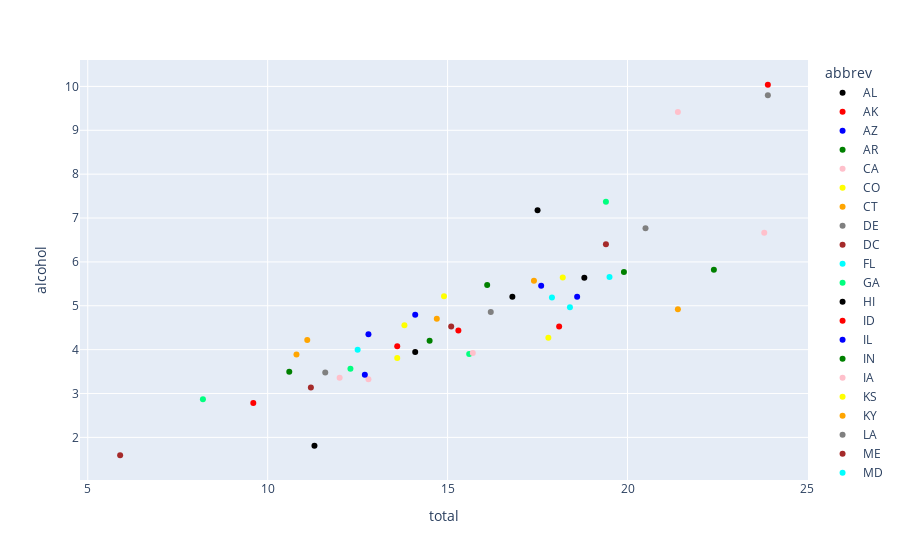

This figure's notebook cell:
### Code cell
import plotly.express as px
fig=px.scatter(df,x='total',y='alcohol',color='abbrev',color_discrete_sequence=["black","red","blue",'green','pink','yellow','orange','grey','brown','aqua','springgreen'],hover_data='abbrev')
fig.show()

### Figure 1 — Plotly figure (JSON) as saved in the notebook; plotly's stock layout.template omitted (floating-point values rounded to 4 significant figures)
{"data": [{"customdata": [["AL"]], "hovertemplate": "abbrev=%{customdata[0]}<br>total=%{x}<br>alcohol=%{y}<extra></extra>", "legendgroup": "AL", "marker": {"color": "black", "symbol": "circle"}, "mode": "markers", "name": "AL", "orientation": "v", "showlegend": true, "type": "scatter", "x": [18.8], "xaxis": "x", "y": [5.64], "yaxis": "y"}, {"customdata": [["AK"]], "hovertemplate": "abbrev=%{customdata[0]}<br>total=%{x}<br>alcohol=%{y}<extra></extra>", "legendgroup": "AK", "marker": {"color": "red", "symbol": "circle"}, "mode": "markers", "name": "AK", "orientation": "v", "showlegend": true, "type": "scatter", "x": [18.1], "xaxis": "x", "y": [4.525], "yaxis": "y"}, {"customdata": [["AZ"]], "hovertemplate": "abbrev=%{customdata[0]}<br>total=%{x}<br>alcohol=%{y}<extra></extra>", "legendgroup": "AZ", "marker": {"color": "blue", "symbol": "circle"}, "mode": "markers", "name": "AZ", "orientation": "v", "showlegend": true, "type": "scatter", "x": [18.6], "xaxis": "x", "y": [5.208], "yaxis": "y"}, {"customdata": [["AR"]], "hovertemplate": "abbrev=%{customdata[0]}<br>total=%{x}<br>alcohol=%{y}<extra></extra>", "legendgroup": "AR", "marker": {"color": "green", "symbol": "circle"}, "mode": "markers", "name": "AR", "orientation": "v", "showlegend": true, "type": "scatter", "x": [22.4], "xaxis": "x", "y": [5.824], "yaxis": "y"}, {"customdata": [["CA"]], "hovertemplate": "abbrev=%{customdata[0]}<br>total=%{x}<br>alcohol=%{y}<extra></extra>", "legendgroup": "CA", "marker": {"color": "pink", "symbol": "circle"}, "mode": "markers", "name": "CA", "orientation": "v", "showlegend": true, "type": "scatter", "x": [12.0], "xaxis": "x", "y": [3.36], "yaxis": "y"}, {"customdata": [["CO"]], "hovertemplate": "abbrev=%{customdata[0]}<br>total=%{x}<br>alcohol=%{y}<extra></extra>", "legendgroup": "CO", "marker": {"color": "yellow", "symbol": "circle"}, "mode": "markers", "name": "CO", "orientation": "v", "showlegend": true, "type": "scatter", "x": [13.6], "xaxis": "x", "y": [3.808], "yaxis": "y"}, {"customdata": [["CT"]], "hovertemplate": "abbrev=%{customdata[0]}<br>total=%{x}<br>alcohol=%{y}<extra></extra>", "legendgroup": "CT", "marker": {"color": "orange", "symbol": "circle"}, "mode": "markers", "name": "CT", "orientation": "v", "showlegend": true, "type": "scatter", "x": [10.8], "xaxis": "x", "y": [3.888], "yaxis": "y"}, {"customdata": [["DE"]], "hovertemplate": "abbrev=%{customdata[0]}<br>total=%{x}<br>alcohol=%{y}<extra></extra>", "legendgroup": "DE", "marker": {"color": "grey", "symbol": "circle"}, "mode": "markers", "name": "DE", "orientation": "v", "showlegend": true, "type": "scatter", "x": [16.2], "xaxis": "x", "y": [4.86], "yaxis": "y"}, {"customdata": [["DC"]], "hovertemplate": "abbrev=%{customdata[0]}<br>total=%{x}<br>alcohol=%{y}<extra></extra>", "legendgroup": "DC", "marker": {"color": "brown", "symbol": "circle"}, "mode": "markers", "name": "DC", "orientation": "v", "showlegend": true, "type": "scatter", "x": [5.9], "xaxis": "x", "y": [1.593], "yaxis": "y"}, {"customdata": [["FL"]], "hovertemplate": "abbrev=%{customdata[0]}<br>total=%{x}<br>alcohol=%{y}<extra></extra>", "legendgroup": "FL", "marker": {"color": "aqua", "symbol": "circle"}, "mode": "markers", "name": "FL", "orientation": "v", "showlegend": true, "type": "scatter", "x": [17.9], "xaxis": "x", "y": [5.191], "yaxis": "y"}, {"customdata": [["GA"]], "hovertemplate": "abbrev=%{customdata[0]}<br>total=%{x}<br>alcohol=%{y}<extra></extra>", "legendgroup": "GA", "marker": {"color": "springgreen", "symbol": "circle"}, "mode": "markers", "name": "GA", "orientation": "v", "showlegend": true, "type": "scatter", "x": [15.6], "xaxis": "x", "y": [3.9], "yaxis": "y"}, {"customdata": [["HI"]], "hovertemplate": "abbrev=%{customdata[0]}<br>total=%{x}<br>alcohol=%{y}<extra></extra>", "legendgroup": "HI", "marker": {"color": "black", "symbol": "circle"}, "mode": "markers", "name": "HI", "orientation": "v", "showlegend": true, "type": "scatter", "x": [17.5], "xaxis": "x", "y": [7.175], "yaxis": "y"}, {"customdata": [["ID"]], "hovertemplate": "abbrev=%{customdata[0]}<br>total=%{x}<br>alcohol=%{y}<extra></extra>", "legendgroup": "ID", "marker": {"color": "red", "symbol": "circle"}, "mode": "markers", "name": "ID", "orientation": "v", "showlegend": true, "type": "scatter", "x": [15.3], "xaxis": "x", "y": [4.437], "yaxis": "y"}, {"customdata": [["IL"]], "hovertemplate": "abbrev=%{customdata[0]}<br>total=%{x}<br>alcohol=%{y}<extra></extra>", "legendgroup": "IL", "marker": {"color": "blue", "symbol": "circle"}, "mode": "markers", "name": "IL", "orientation": "v", "showlegend": true, "type": "scatter", "x": [12.8], "xaxis": "x", "y": [4.352], "yaxis": "y"}, {"customdata": [["IN"]], "hovertemplate": "abbrev=%{customdata[0]}<br>total=%{x}<br>alcohol=%{y}<extra></extra>", "legendgroup": "IN", "marker": {"color": "green", "symbol": "circle"}, "mode": "markers", "name": "IN", "orientation": "v", "showlegend": true, "type": "scatter", "x": [14.5], "xaxis": "x", "y": [4.205], "yaxis": "y"}, {"customdata": [["IA"]], "hovertemplate": "abbrev=%{customdata[0]}<br>total=%{x}<br>alcohol=%{y}<extra></extra>", "legendgroup": "IA", "marker": {"color": "pink", "symbol": "circle"}, "mode": "markers", "name": "IA", "orientation": "v", "showlegend": true, "type": "scatter", "x": [15.7], "xaxis": "x", "y": [3.925], "yaxis": "y"}, {"customdata": [["KS"]], "hovertemplate": "abbrev=%{customdata[0]}<br>total=%{x}<br>alcohol=%{y}<extra></extra>", "legendgroup": "KS", "marker": {"color": "yellow", "symbol": "circle"}, "mode": "markers", "name": "KS", "orientation": "v", "showlegend": true, "type": "scatter", "x": [17.8], "xaxis": "x", "y": [4.272], "yaxis": "y"}, {"customdata": [["KY"]], "hovertemplate": "abbrev=%{customdata[0]}<br>total=%{x}<br>alcohol=%{y}<extra></extra>", "legendgroup": "KY", "marker": {"color": "orange", "symbol": "circle"}, "mode": "markers", "name": "KY", "orientation": "v", "showlegend": true, "type": "scatter", "x": [21.4], "xaxis": "x", "y": [4.922], "yaxis": "y"}, {"customdata": [["LA"]], "hovertemplate": "abbrev=%{customdata[0]}<br>total=%{x}<br>alcohol=%{y}<extra></extra>", "legendgroup": "LA", "marker": {"color": "grey", "symbol": "circle"}, "mode": "markers", "name": "LA", "orientation": "v", "showlegend": true, "type": "scatter", "x": [20.5], "xaxis": "x", "y": [6.765], "yaxis": "y"}, {"customdata": [["ME"]], "hovertemplate": "abbrev=%{customdata[0]}<br>total=%{x}<br>alcohol=%{y}<extra></extra>", "legendgroup": "ME", "marker": {"color": "brown", "symbol": "circle"}, "mode": "markers", "name": "ME", "orientation": "v", "showlegend": true, "type": "scatter", "x": [15.1], "xaxis": "x", "y": [4.53], "yaxis": "y"}, {"customdata": [["MD"]], "hovertemplate": "abbrev=%{customdata[0]}<br>total=%{x}<br>alcohol=%{y}<extra></extra>", "legendgroup": "MD", "marker": {"color": "aqua", "symbol": "circle"}, "mode": "markers", "name": "MD", "orientation": "v", "showlegend": true, "type": "scatter", "x": [12.5], "xaxis": "x", "y": [4.0], "yaxis": "y"}, {"customdata": [["MA"]], "hovertemplate": "abbrev=%{customdata[0]}<br>total=%{x}<br>alcohol=%{y}<extra></extra>", "legendgroup": "MA", "marker": {"color": "springgreen", "symbol": "circle"}, "mode": "markers", "name": "MA", "orientation": "v", "showlegend": true, "type": "scatter", "x": [8.2], "xaxis": "x", "y": [2.87], "yaxis": "y"}, {"customdata": [["MI"]], "hovertemplate": "abbrev=%{customdata[0]}<br>total=%{x}<br>alcohol=%{y}<extra></extra>", "legendgroup": "MI", "marker": {"color": "black", "symbol": "circle"}, "mode": "markers", "name": "MI", "orientation": "v", "showlegend": true, "type": "scatter", "x": [14.1], "xaxis": "x", "y": [3.948], "yaxis": "y"}, {"customdata": [["MN"]], "hovertemplate": "abbrev=%{customdata[0]}<br>total=%{x}<br>alcohol=%{y}<extra></extra>", "legendgroup": "MN", "marker": {"color": "red", "symbol": "circle"}, "mode": "markers", "name": "MN", "orientation": "v", "showlegend": true, "type": "scatter", "x": [9.6], "xaxis": "x", "y": [2.784], "yaxis": "y"}, {"customdata": [["MS"]], "hovertemplate": "abbrev=%{customdata[0]}<br>total=%{x}<br>alcohol=%{y}<extra></extra>", "legendgroup": "MS", "marker": {"color": "blue", "symbol": "circle"}, "mode": "markers", "name": "MS", "orientation": "v", "showlegend": true, "type": "scatter", "x": [17.6], "xaxis": "x", "y": [5.456], "yaxis": "y"}, {"customdata": [["MO"]], "hovertemplate": "abbrev=%{customdata[0]}<br>total=%{x}<br>alcohol=%{y}<extra></extra>", "legendgroup": "MO", "marker": {"color": "green", "symbol": "circle"}, "mode": "markers", "name": "MO", "orientation": "v", "showlegend": true, "type": "scatter", "x": [16.1], "xaxis": "x", "y": [5.474], "yaxis": "y"}, {"customdata": [["MT"]], "hovertemplate": "abbrev=%{customdata[0]}<br>total=%{x}<br>alcohol=%{y}<extra></extra>", "legendgroup": "MT", "marker": {"color": "pink", "symbol": "circle"}, "mode": "markers", "name": "MT", "orientation": "v", "showlegend": true, "type": "scatter", "x": [21.4], "xaxis": "x", "y": [9.416], "yaxis": "y"}, {"customdata": [["NE"]], "hovertemplate": "abbrev=%{customdata[0]}<br>total=%{x}<br>alcohol=%{y}<extra></extra>", "legendgroup": "NE", "marker": {"color": "yellow", "symbol": "circle"}, "mode": "markers", "name": "NE", "orientation": "v", "showlegend": true, "type": "scatter", "x": [14.9], "xaxis": "x", "y": [5.215], "yaxis": "y"}, {"customdata": [["NV"]], "hovertemplate": "abbrev=%{customdata[0]}<br>total=%{x}<br>alcohol=%{y}<extra></extra>", "legendgroup": "NV", "marker": {"color": "orange", "symbol": "circle"}, "mode": "markers", "name": "NV", "orientation": "v", "showlegend": true, "type": "scatter", "x": [14.7], "xaxis": "x", "y": [4.704], "yaxis": "y"}, {"customdata": [["NH"]], "hovertemplate": "abbrev=%{customdata[0]}<br>total=%{x}<br>alcohol=%{y}<extra></extra>", "legendgroup": "NH", "marker": {"color": "grey", "symbol": "circle"}, "mode": "markers", "name": "NH", "orientation": "v", "showlegend": true, "type": "scatter", "x": [11.6], "xaxis": "x", "y": [3.48], "yaxis": "y"}, {"customdata": [["NJ"]], "hovertemplate": "abbrev=%{customdata[0]}<br>total=%{x}<br>alcohol=%{y}<extra></extra>", "legendgroup": "NJ", "marker": {"color": "brown", "symbol": "circle"}, "mode": "markers", "name": "NJ", "orientation": "v", "showlegend": true, "type": "scatter", "x": [11.2], "xaxis": "x", "y": [3.136], "yaxis": "y"}, {"customdata": [["NM"]], "hovertemplate": "abbrev=%{customdata[0]}<br>total=%{x}<br>alcohol=%{y}<extra></extra>", "legendgroup": "NM", "marker": {"color": "aqua", "symbol": "circle"}, "mode": "markers", "name": "NM", "orientation": "v", "showlegend": true, "type": "scatter", "x": [18.4], "xaxis": "x", "y": [4.968], "yaxis": "y"}, {"customdata": [["NY"]], "hovertemplate": "abbrev=%{customdata[0]}<br>total=%{x}<br>alcohol=%{y}<extra></extra>", "legendgroup": "NY", "marker": {"color": "springgreen", "symbol": "circle"}, "mode": "markers", "name": "NY", "orientation": "v", "showlegend": true, "type": "scatter", "x": [12.3], "xaxis": "x", "y": [3.567], "yaxis": "y"}, {"customdata": [["NC"]], "hovertemplate": "abbrev=%{customdata[0]}<br>total=%{x}<br>alcohol=%{y}<extra></extra>", "legendgroup": "NC", "marker": {"color": "black", "symbol": "circle"}, "mode": "markers", "name": "NC", "orientation": "v", "showlegend": true, "type": "scatter", "x": [16.8], "xaxis": "x", "y": [5.208], "yaxis": "y"}, {"customdata": [["ND"]], "hovertemplate": "abbrev=%{customdata[0]}<br>total=%{x}<br>alcohol=%{y}<extra></extra>", "legendgroup": "ND", "marker": {"color": "red", "symbol": "circle"}, "mode": "markers", "name": "ND", "orientation": "v", "showlegend": true, "type": "scatter", "x": [23.9], "xaxis": "x", "y": [10.04], "yaxis": "y"}, {"customdata": [["OH"]], "hovertemplate": "abbrev=%{customdata[0]}<br>total=%{x}<br>alcohol=%{y}<extra></extra>", "legendgroup": "OH", "marker": {"color": "blue", "symbol": "circle"}, "mode": "markers", "name": "OH", "orientation": "v", "showlegend": true, "type": "scatter", "x": [14.1], "xaxis": "x", "y": [4.794], "yaxis": "y"}, {"customdata": [["OK"]], "hovertemplate": "abbrev=%{customdata[0]}<br>total=%{x}<br>alcohol=%{y}<extra></extra>", "legendgroup": "OK", "marker": {"color": "green", "symbol": "circle"}, "mode": "markers", "name": "OK", "orientation": "v", "showlegend": true, "type": "scatter", "x": [19.9], "xaxis": "x", "y": [5.771], "yaxis": "y"}, {"customdata": [["OR"]], "hovertemplate": "abbrev=%{customdata[0]}<br>total=%{x}<br>alcohol=%{y}<extra></extra>", "legendgroup": "OR", "marker": {"color": "pink", "symbol": "circle"}, "mode": "markers", "name": "OR", "orientation": "v", "showlegend": true, "type": "scatter", "x": [12.8], "xaxis": "x", "y": [3.328], "yaxis": "y"}, {"customdata": [["PA"]], "hovertemplate": "abbrev=%{customdata[0]}<br>total=%{x}<br>alcohol=%{y}<extra></extra>", "legendgroup": "PA", "marker": {"color": "yellow", "symbol": "circle"}, "mode": "markers", "name": "PA", "orientation": "v", "showlegend": true, "type": "scatter", "x": [18.2], "xaxis": "x", "y": [5.642], "yaxis": "y"}, {"customdata": [["RI"]], "hovertemplate": "abbrev=%{customdata[0]}<br>total=%{x}<br>alcohol=%{y}<extra></extra>", "legendgroup": "RI", "marker": {"color": "orange", "symbol": "circle"}, "mode": "markers", "name": "RI", "orientation": "v", "showlegend": true, "type": "scatter", "x": [11.1], "xaxis": "x", "y": [4.218], "yaxis": "y"}, {"customdata": [["SC"]], "hovertemplate": "abbrev=%{customdata[0]}<br>total=%{x}<br>alcohol=%{y}<extra></extra>", "legendgroup": "SC", "marker": {"color": "grey", "symbol": "circle"}, "mode": "markers", "name": "SC", "orientation": "v", "showlegend": true, "type": "scatter", "x": [23.9], "xaxis": "x", "y": [9.799], "yaxis": "y"}, {"customdata": [["SD"]], "hovertemplate": "abbrev=%{customdata[0]}<br>total=%{x}<br>alcohol=%{y}<extra></extra>", "legendgroup": "SD", "marker": {"color": "brown", "symbol": "circle"}, "mode": "markers", "name": "SD", "orientation": "v", "showlegend": true, "type": "scatter", "x": [19.4], "xaxis": "x", "y": [6.402], "yaxis": "y"}, {"customdata": [["TN"]], "hovertemplate": "abbrev=%{customdata[0]}<br>total=%{x}<br>alcohol=%{y}<extra></extra>", "legendgroup": "TN", "marker": {"color": "aqua", "symbol": "circle"}, "mode": "markers", "name": "TN", "orientation": "v", "showlegend": true, "type": "scatter", "x": [19.5], "xaxis": "x", "y": [5.655], "yaxis": "y"}, {"customdata": [["TX"]], "hovertemplate": "abbrev=%{customdata[0]}<br>total=%{x}<br>alcohol=%{y}<extra></extra>", "legendgroup": "TX", "marker": {"color": "springgreen", "symbol": "circle"}, "mode": "markers", "name": "TX", "orientation": "v", "showlegend": true, "type": "scatter", "x": [19.4], "xaxis": "x", "y": [7.372], "yaxis": "y"}, {"customdata": [["UT"]], "hovertemplate": "abbrev=%{customdata[0]}<br>total=%{x}<br>alcohol=%{y}<extra></extra>", "legendgroup": "UT", "marker": {"color": "black", "symbol": "circle"}, "mode": "markers", "name": "UT", "orientation": "v", "showlegend": true, "type": "scatter", "x": [11.3], "xaxis": "x", "y": [1.808], "yaxis": "y"}, {"customdata": [["VT"]], "hovertemplate": "abbrev=%{customdata[0]}<br>total=%{x}<br>alcohol=%{y}<extra></extra>", "legendgroup": "VT", "marker": {"color": "red", "symbol": "circle"}, "mode": "markers", "name": "VT", "orientation": "v", "showlegend": true, "type": "scatter", "x": [13.6], "xaxis": "x", "y": [4.08], "yaxis": "y"}, {"customdata": [["VA"]], "hovertemplate": "abbrev=%{customdata[0]}<br>total=%{x}<br>alcohol=%{y}<extra></extra>", "legendgroup": "VA", "marker": {"color": "blue", "symbol": "circle"}, "mode": "markers", "name": "VA", "orientation": "v", "showlegend": true, "type": "scatter", "x": [12.7], "xaxis": "x", "y": [3.429], "yaxis": "y"}, {"customdata": [["WA"]], "hovertemplate": "abbrev=%{customdata[0]}<br>total=%{x}<br>alcohol=%{y}<extra></extra>", "legendgroup": "WA", "marker": {"color": "green", "symbol": "circle"}, "mode": "markers", "name": "WA", "orientation": "v", "showlegend": true, "type": "scatter", "x": [10.6], "xaxis": "x", "y": [3.498], "yaxis": "y"}, {"customdata": [["WV"]], "hovertemplate": "abbrev=%{customdata[0]}<br>total=%{x}<br>alcohol=%{y}<extra></extra>", "legendgroup": "WV", "marker": {"color": "pink", "symbol": "circle"}, "mode": "markers", "name": "WV", "orientation": "v", "showlegend": true, "type": "scatter", "x": [23.8], "xaxis": "x", "y": [6.664], "yaxis": "y"}, {"customdata": [["WI"]], "hovertemplate": "abbrev=%{customdata[0]}<br>total=%{x}<br>alcohol=%{y}<extra></extra>", "legendgroup": "WI", "marker": {"color": "yellow", "symbol": "circle"}, "mode": "markers", "name": "WI", "orientation": "v", "showlegend": true, "type": "scatter", "x": [13.8], "xaxis": "x", "y": [4.554], "yaxis": "y"}, {"customdata": [["WY"]], "hovertemplate": "abbrev=%{customdata[0]}<br>total=%{x}<br>alcohol=%{y}<extra></extra>", "legendgroup": "WY", "marker": {"color": "orange", "symbol": "circle"}, "mode": "markers", "name": "WY", "orientation": "v", "showlegend": true, "type": "scatter", "x": [17.4], "xaxis": "x", "y": [5.568], "yaxis": "y"}], "layout": {"autosize": true, "legend": {"title": {"text": "abbrev"}, "tracegroupgap": 0}, "margin": {"t": 60}, "xaxis": {"anchor": "y", "autorange": true, "domain": [0, 1], "range": [4.806, 24.99], "title": {"text": "total"}, "type": "linear"}, "yaxis": {"anchor": "x", "autorange": true, "domain": [0, 1], "range": [0.9391, 10.69], "title": {"text": "alcohol"}, "type": "linear"}}}
